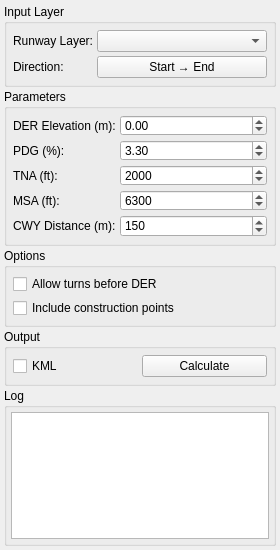
<?xml version="1.0" encoding="UTF-8"?>
<ui version="4.0">
 <class>QPANSOPYOmnidirectionalDockWidget</class>
 <widget class="QDockWidget" name="QPANSOPYOmnidirectionalDockWidget">
  <property name="minimumSize">
   <size>
    <width>280</width>
    <height>400</height>
   </size>
  </property>
  <property name="maximumSize">
   <size>
    <width>16777215</width>
    <height>550</height>
   </size>
  </property>
  <widget class="QWidget" name="dockWidgetContents">
   <layout class="QVBoxLayout" name="verticalLayout">
    <property name="spacing">
     <number>2</number>
    </property>
    <property name="margin">
     <number>4</number>
    </property>
    <item>
     <widget class="QGroupBox" name="inputGroup">
      <property name="sizePolicy">
       <sizepolicy hsizetype="Preferred" vsizetype="Fixed">
        <horstretch>0</horstretch>
        <verstretch>0</verstretch>
       </sizepolicy>
      </property>
      <property name="title">
       <string>Input Layer</string>
      </property>
      <layout class="QFormLayout" name="inputFormLayout">
       <property name="spacing">
        <number>4</number>
       </property>
       <property name="margin">
        <number>6</number>
       </property>
       <item row="0" column="0">
        <widget class="QLabel" name="runwayLayerLabel">
         <property name="text">
          <string>Runway Layer:</string>
         </property>
        </widget>
       </item>
       <item row="0" column="1">
        <widget class="QgsMapLayerComboBox" name="runwayLayerComboBox"/>
       </item>
       <item row="1" column="0">
        <widget class="QLabel" name="directionLabel">
         <property name="text">
          <string>Direction:</string>
         </property>
        </widget>
       </item>
       <item row="1" column="1">
        <widget class="QPushButton" name="directionButton">
         <property name="text">
          <string>Start → End</string>
         </property>
         <property name="checkable">
          <bool>true</bool>
         </property>
        </widget>
       </item>
      </layout>
     </widget>
    </item>
    <item>
     <widget class="QGroupBox" name="parametersGroup">
      <property name="sizePolicy">
       <sizepolicy hsizetype="Preferred" vsizetype="Fixed">
        <horstretch>0</horstretch>
        <verstretch>0</verstretch>
       </sizepolicy>
      </property>
      <property name="title">
       <string>Parameters</string>
      </property>
      <layout class="QFormLayout" name="parametersFormLayout">
       <property name="spacing">
        <number>4</number>
       </property>
       <property name="margin">
        <number>6</number>
       </property>
       <item row="0" column="0">
        <widget class="QLabel" name="derElevationLabel">
         <property name="text">
          <string>DER Elevation (m):</string>
         </property>
        </widget>
       </item>
       <item row="0" column="1">
        <widget class="QDoubleSpinBox" name="derElevationSpinBox">
         <property name="minimum">
          <double>-500.000000000000000</double>
         </property>
         <property name="maximum">
          <double>5000.000000000000000</double>
         </property>
         <property name="singleStep">
          <double>1.000000000000000</double>
         </property>
         <property name="decimals">
          <number>2</number>
         </property>
        </widget>
       </item>
       <item row="1" column="0">
        <widget class="QLabel" name="pdgLabel">
         <property name="text">
          <string>PDG (%):</string>
         </property>
        </widget>
       </item>
       <item row="1" column="1">
        <widget class="QDoubleSpinBox" name="pdgSpinBox">
         <property name="minimum">
          <double>0.100000000000000</double>
         </property>
         <property name="maximum">
          <double>15.000000000000000</double>
         </property>
         <property name="singleStep">
          <double>0.100000000000000</double>
         </property>
         <property name="value">
          <double>3.300000000000000</double>
         </property>
         <property name="decimals">
          <number>2</number>
         </property>
        </widget>
       </item>
       <item row="2" column="0">
        <widget class="QLabel" name="tnaLabel">
         <property name="text">
          <string>TNA (ft):</string>
         </property>
        </widget>
       </item>
       <item row="2" column="1">
        <widget class="QSpinBox" name="tnaSpinBox">
         <property name="minimum">
          <number>0</number>
         </property>
         <property name="maximum">
          <number>50000</number>
         </property>
         <property name="singleStep">
          <number>100</number>
         </property>
         <property name="value">
          <number>2000</number>
         </property>
        </widget>
       </item>
       <item row="3" column="0">
        <widget class="QLabel" name="msaLabel">
         <property name="text">
          <string>MSA (ft):</string>
         </property>
        </widget>
       </item>
       <item row="3" column="1">
        <widget class="QSpinBox" name="msaSpinBox">
         <property name="minimum">
          <number>0</number>
         </property>
         <property name="maximum">
          <number>50000</number>
         </property>
         <property name="singleStep">
          <number>100</number>
         </property>
         <property name="value">
          <number>6300</number>
         </property>
        </widget>
       </item>
       <item row="4" column="0">
        <widget class="QLabel" name="cwyDistanceLabel">
         <property name="text">
          <string>CWY Distance (m):</string>
         </property>
        </widget>
       </item>
       <item row="4" column="1">
        <widget class="QSpinBox" name="cwyDistanceSpinBox">
         <property name="minimum">
          <number>0</number>
         </property>
         <property name="maximum">
          <number>5000</number>
         </property>
         <property name="singleStep">
          <number>10</number>
         </property>
         <property name="value">
          <number>150</number>
         </property>
        </widget>
       </item>
      </layout>
     </widget>
    </item>
    <item>
     <widget class="QGroupBox" name="optionsGroup">
      <property name="sizePolicy">
       <sizepolicy hsizetype="Preferred" vsizetype="Fixed">
        <horstretch>0</horstretch>
        <verstretch>0</verstretch>
       </sizepolicy>
      </property>
      <property name="title">
       <string>Options</string>
      </property>
      <layout class="QVBoxLayout" name="optionsLayout">
       <property name="spacing">
        <number>4</number>
       </property>
       <property name="margin">
        <number>6</number>
       </property>
       <item>
        <widget class="QCheckBox" name="turnsBeforeDerCheckBox">
         <property name="text">
          <string>Allow turns before DER</string>
         </property>
        </widget>
       </item>
       <item>
        <widget class="QCheckBox" name="constructionPointsCheckBox">
         <property name="text">
          <string>Include construction points</string>
         </property>
        </widget>
       </item>
      </layout>
     </widget>
    </item>
    <item>
     <widget class="QGroupBox" name="outputGroup">
      <property name="sizePolicy">
       <sizepolicy hsizetype="Preferred" vsizetype="Fixed">
        <horstretch>0</horstretch>
        <verstretch>0</verstretch>
       </sizepolicy>
      </property>
      <property name="title">
       <string>Output</string>
      </property>
      <layout class="QVBoxLayout" name="outputLayout">
       <property name="spacing">
        <number>4</number>
       </property>
       <property name="margin">
        <number>6</number>
       </property>
       <item>
        <layout class="QHBoxLayout" name="buttonsLayout">
         <item>
          <widget class="QCheckBox" name="exportKmlCheckBox">
           <property name="text">
            <string>KML</string>
           </property>
          </widget>
         </item>
         <item>
          <widget class="QPushButton" name="calculateButton">
           <property name="text">
            <string>Calculate</string>
           </property>
          </widget>
         </item>
        </layout>
       </item>
      </layout>
     </widget>
    </item>
    <item>
     <widget class="QGroupBox" name="logGroup">
      <property name="sizePolicy">
       <sizepolicy hsizetype="Preferred" vsizetype="Fixed">
        <horstretch>0</horstretch>
        <verstretch>0</verstretch>
       </sizepolicy>
      </property>
      <property name="maximumHeight">
       <number>110</number>
      </property>
      <property name="title">
       <string>Log</string>
      </property>
      <layout class="QVBoxLayout" name="logLayout">
       <property name="spacing">
        <number>2</number>
       </property>
       <property name="margin">
        <number>4</number>
       </property>
       <item>
        <widget class="QTextEdit" name="logTextEdit">
         <property name="maximumHeight">
          <number>70</number>
         </property>
         <property name="readOnly">
          <bool>true</bool>
         </property>
        </widget>
       </item>
      </layout>
     </widget>
    </item>
    <item>
     <spacer name="verticalSpacer">
      <property name="orientation">
       <enum>Qt::Vertical</enum>
      </property>
      <property name="sizeHint" stdset="0">
       <size>
        <width>20</width>
        <height>10</height>
       </size>
      </property>
     </spacer>
    </item>
   </layout>
  </widget>
 </widget>
 <customwidgets>
  <customwidget>
   <class>QgsMapLayerComboBox</class>
   <extends>QComboBox</extends>
   <header>qgsmaplayercombobox.h</header>
  </customwidget>
 </customwidgets>
 <resources/>
 <connections/>
</ui>
